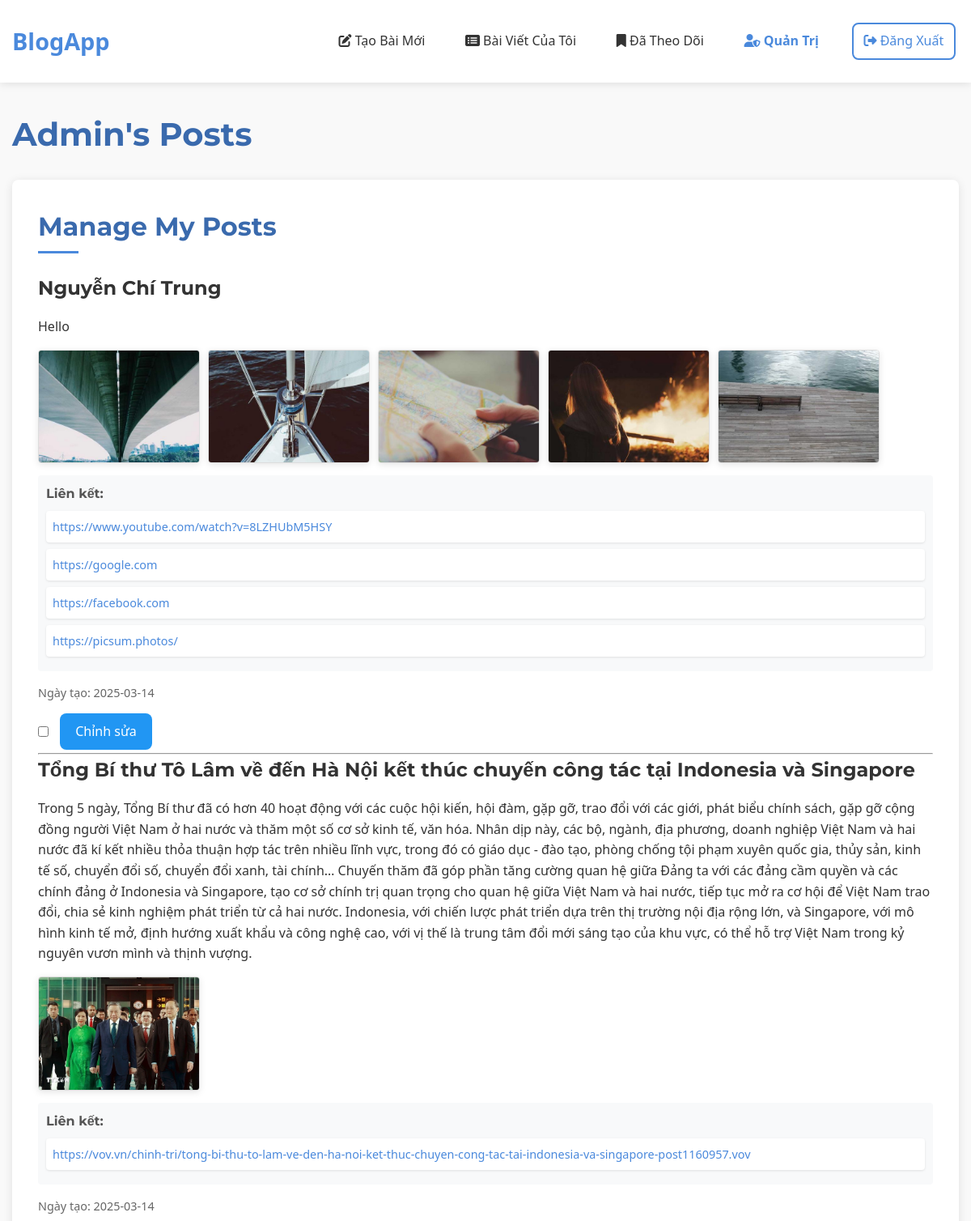
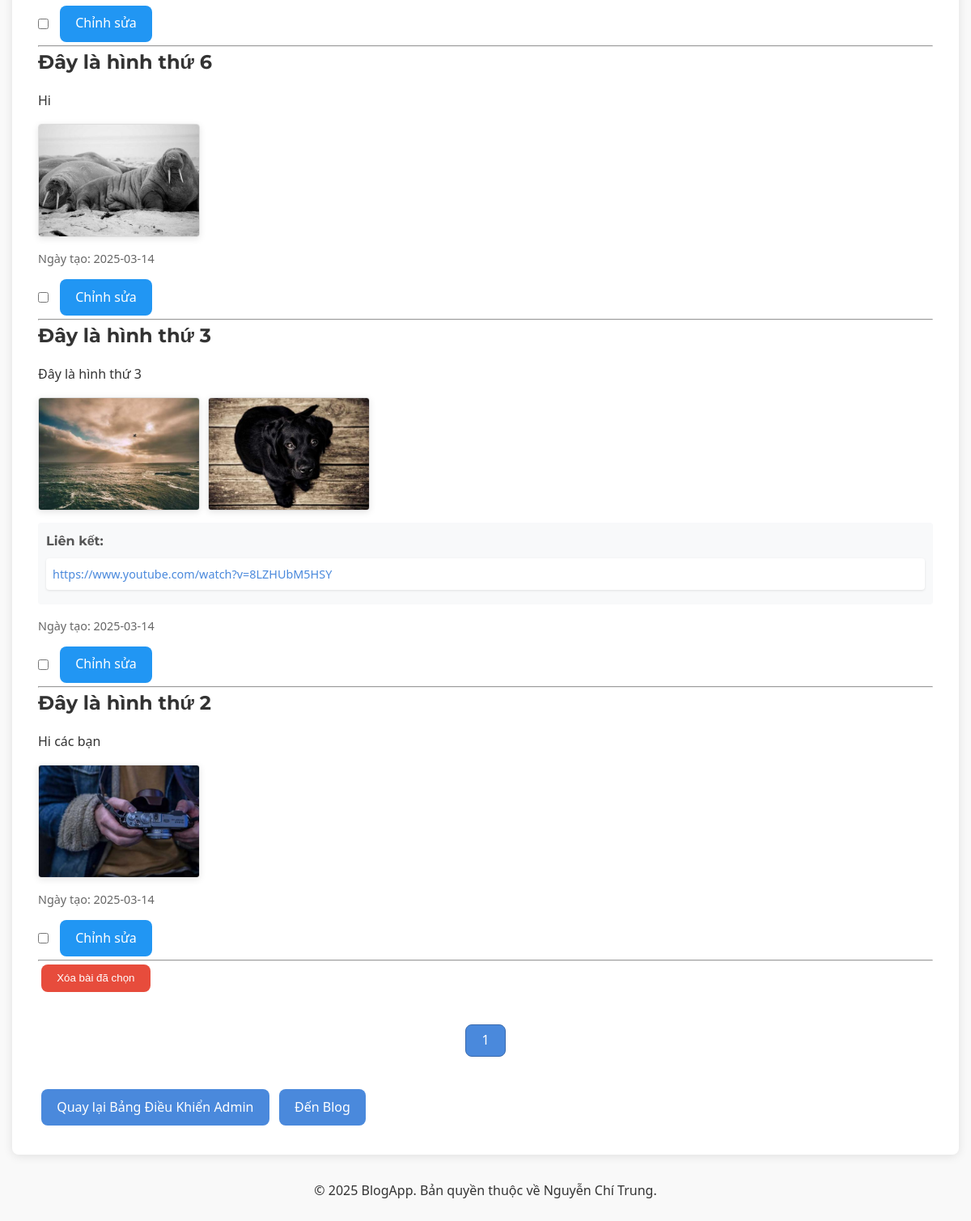
The page /admin/my_posts (signed in) on the database its author committed (2 pictures, top to bottom).
### tables this page shows
CREATE TABLE post (
  id INTEGER PRIMARY KEY AUTOINCREMENT,
  author_id INTEGER NOT NULL,
  created TIMESTAMP NOT NULL DEFAULT CURRENT_TIMESTAMP,
  title TEXT NOT NULL,
  text_content TEXT,
  FOREIGN KEY (author_id) REFERENCES user (id)
);

CREATE TABLE post_content (
  id INTEGER PRIMARY KEY AUTOINCREMENT,
  post_id INTEGER NOT NULL,
  content_type TEXT NOT NULL,  -- 'image' hoặc 'link'
  content TEXT NOT NULL,       -- đường dẫn hình ảnh hoặc URL
  display_order INTEGER NOT NULL,
  FOREIGN KEY (post_id) REFERENCES post (id) ON DELETE CASCADE
);

### flaskr/blog.py (the view)
@bp.route('/admin/my_posts')
@login_required
def admin_my_posts():
    if not g.user['is_admin']:
        return redirect(url_for('blog.blog_index'))
    db = get_db()
    page = request.args.get('page', 1, type=int)
    per_page = 10
    offset = (page - 1) * per_page
    posts_rows = db.execute(
        'SELECT p.id, p.title, p.text_content, p.created, u.username, u.id as author_id'
        ' FROM post p JOIN user u ON p.author_id = u.id'
        ' WHERE p.author_id = ? ORDER BY p.created DESC LIMIT ? OFFSET ?',
        (g.user['id'], per_page, offset)
    ).fetchall()
    posts = []
    for post_row in posts_rows:
        post = dict(post_row)
        contents = db.execute(
            'SELECT content_type, content, display_order'
            ' FROM post_content'
            ' WHERE post_id = ?'
            ' ORDER BY display_order',
            (post['id'],)
        ).fetchall()
        post['images'] = [c['content'] for c in contents if c['content_type'] == 'image']
        post['links'] = [c['content'] for c in contents if c['content_type'] == 'link']
        posts.append(post)
    total_posts = db.execute(
        'SELECT COUNT(*) FROM post WHERE author_id = ?',
        (g.user['id'],)
    ).fetchone()[0]
    total_pages = (total_posts + per_page - 1) // per_page
    return render_template('blog/admin_my_posts.html', posts=posts, page=page, total_pages=total_pages)

### flaskr/__init__.py (called while the page is built)
def create_app(test_config=None):
    app = Flask(__name__, instance_relative_config=True)
    app.config.from_mapping(
        SECRET_KEY='dev',
        DATABASE=os.path.join(app.instance_path, 'flaskr.sqlite'),
    )
    if test_config is None:
        app.config.from_pyfile('config.py', silent=True)
    else:
        app.config.from_mapping(test_config)
    try:
        os.makedirs(app.instance_path)
    except OSError:
        pass
    from . import db
    db.init_app(app)
    from . import auth
    app.register_blueprint(auth.bp)
    from . import blog
    app.register_blueprint(blog.bp)
    @app.context_processor
    def inject_utilities():
        def get_year():
            return datetime.datetime.now().year
        return {'get_year': get_year}
    @app.route('/')
    def index():
        return redirect(url_for('blog.blog_index'))
    return app

### flaskr/auth.py (called while the page is built)
@bp.before_app_request
def load_logged_in_user():
    user_id = session.get('user_id')
    if user_id is None:
        g.user = None
    else:
        g.user = get_db().execute(
            'SELECT * FROM user WHERE id = ?', (user_id,)
        ).fetchone()  # fetchone() trả về một sqlite3.Row

def login_required(view):
    @functools.wraps(view)
    def wrapped_view(**kwargs):
        if g.user is None:
            return redirect(url_for('auth.login'))
        return view(**kwargs)
    return wrapped_view

### flaskr/db.py (called while the page is built)
def get_db():
    if 'db' not in g:
        g.db = sqlite3.connect(
            current_app.config['DATABASE'],
            detect_types=sqlite3.PARSE_DECLTYPES
        )
        g.db.row_factory = sqlite3.Row
    return g.db

### flaskr/templates/blog/admin_my_posts.html (shortened to what this page needs)
{% extends 'base.html' %}
{% block header %}
  <h1>Admin's Posts</h1>
{% endblock %}
{% block content %}
<section class="admin-section">
  <h2>Manage My Posts</h2>
  <form action="{{ url_for('blog.delete_multiple_posts') }}" method="post" class="form-list">
    {% for post in posts %}
      <div class="post-item admin">
        <h3>{{ post.title }}</h3>
        {% if post.text_content %}
        <div class="post-text">
          {{ post.text_content }}
        </div>
        {% endif %}
        {% if post.images %}
        <div class="post-images">
          {% for image in post.images %}
          <div class="image-container">
            <img src="{{ image }}" alt="Hình ảnh" class="post-image">
          </div>
          {% endfor %}
        </div>
        {% endif %}
        {% if post.links %}
        <div class="post-links">
          <h4>Liên kết:</h4>
          <ul>
            {% for link in post.links %}
            <li><a href="{{ link }}" target="_blank">{{ link }}</a></li>
            {% endfor %}
          </ul>
        </div>
        {% endif %}
        <div class="post-meta">
          <span>Ngày tạo: {{ post.created.strftime('%Y-%m-%d') }}</span>
        </div>
        <div class="post-actions">
          <input type="checkbox" name="post_ids" value="{{ post.id }}">
          <a class="btn edit" href="{{ url_for('blog.update', id=post.id) }}">Chỉnh sửa</a>
        </div>
      </div>
      <hr>
    {% endfor %}
    <input class="btn danger" type="submit" value="Xóa bài đã chọn" onclick="return confirm('Bạn có chắc chắn muốn xóa bài viết đã chọn?');">
  </form>
  <div class="pagination">
    {% for p in range(1, total_pages + 1) %}
      <a class="btn {% if p == page %}active{% endif %}" href="{{ url_for('blog.admin_my_posts', page=p) }}">{{ p }}</a>
    {% endfor %}
  </div>
  <div class="navigation-links">
    <a class="btn" href="{{ url_for('blog.admin') }}">Quay lại Bảng Điều Khiển Admin</a>
    <a class="btn" href="{{ url_for('blog.blog_index') }}">Đến Blog</a>
  </div>
</section>
{% endblock %}

### flaskr/static/style.css (style rules this page uses)
:root { --primary-color: #4a89dc; --primary-dark: #3a6aad; --primary-light: #6a99e9; --secondary-color: #5cb85c; --danger-color: #e74c3c; --warning-color: #f0ad4e; --text-color: #333; --text-light: #888; --bg-color: #f9f9f9; --light-gray: #eee; --dark-gray: #555; --border-radius: 8px; --box-shadow: 0 2px 12px rgba(0, 0, 0, 0.1); --transition: all 0.3s ease; --font-primary: 'Segoe UI', Tahoma, Geneva, Verdana, sans-serif; --font-heading: 'Montserrat', sans-serif; }
* { margin: 0; padding: 0; box-sizing: border-box; }
body { font-family: var(--font-primary); color: var(--text-color); background-color: var(--bg-color); line-height: 1.6; padding-bottom: 50px; }
a { color: var(--primary-color); text-decoration: none; transition: var(--transition); }
h1, h2, h3, h4, h5, h6 { font-family: var(--font-heading); margin-bottom: 1rem; color: var(--text-color); }
h1 { font-size: 2.5rem; font-weight: 700; color: var(--primary-dark); }
h2 { font-size: 2rem; position: relative; padding-bottom: 0.5rem; margin-bottom: 1.5rem; }
h2:after { content: ''; position: absolute; left: 0; bottom: 0; height: 3px; width: 50px; background-color: var(--primary-color); }
h3 { font-size: 1.5rem; }
.btn { display: inline-block; padding: 0.6rem 1.2rem; border-radius: var(--border-radius); font-weight: 500; text-align: center; cursor: pointer; border: none; transition: var(--transition); text-transform: none; margin: 0.25rem; background-color: var(--primary-color); color: white; }
.btn.danger { background-color: var(--danger-color); color: white; }
.post-meta { font-size: 0.9rem; color: var(--text-light); display: flex; align-items: center; gap: 0.5rem; }
.post-text { margin-bottom: 1rem; line-height: 1.7; }
.post-images { display: flex; flex-wrap: wrap; gap: 10px; margin: 1rem 0; }
.image-container { position: relative; overflow: hidden; border-radius: 8px; box-shadow: 0 2px 8px rgba(0, 0, 0, 0.1); max-width: 200px; max-height: 200px; }
.post-image { width: 100%; height: 100%; object-fit: cover; transition: transform 0.3s ease; }
.post-links { background-color: var(--light-gray); border-radius: var(--border-radius); padding: 1rem; margin: 1rem 0; }
.post-links h4 { margin-bottom: 0.5rem; font-size: 1rem; color: var(--dark-gray); }
.post-links ul { list-style: none; padding-left: 0; }
.post-links li { margin-bottom: 0.5rem; }
.post-links a { display: block; padding: 0.5rem; background-color: white; border-radius: 4px; font-size: 0.9rem; box-shadow: 0 1px 3px rgba(0, 0, 0, 0.1); transition: var(--transition); overflow: hidden; text-overflow: ellipsis; white-space: nowrap; }
.post-actions { display: flex; gap: 0.5rem; align-items: center; }
.pagination { display: flex; justify-content: center; gap: 0.5rem; margin: 2rem 0; }
.pagination .btn { min-width: 40px; height: 40px; display: flex; align-items: center; justify-content: center; background-color: white; color: var(--text-color); border: 1px solid var(--light-gray); }
.pagination .btn.active { background-color: var(--primary-color); color: white; border-color: var(--primary-dark); }
.admin-section { background-color: white; border-radius: var(--border-radius); box-shadow: var(--box-shadow); padding: 2rem; margin-bottom: 2rem; }
.admin-section h2 { color: var(--primary-dark); margin-bottom: 1.5rem; }

### flaskr/templates/blog/admin_my_posts.html (style rules this page uses)
.post-images { display: flex; flex-wrap: wrap; gap: 10px; margin: 15px 0; }
.image-container { max-width: 200px; max-height: 200px; overflow: hidden; border: 1px solid #ddd; border-radius: 4px; }
.post-image { width: 100%; height: 100%; object-fit: cover; }
.post-links { margin: 15px 0; padding: 10px; background-color: #f8f9fa; border-radius: 4px; }
.post-text { margin: 15px 0; line-height: 1.6; }
.post-actions { margin-top: 10px; display: flex; align-items: center; gap: 10px; }
.edit { background-color: #2196F3; color: white; }
.post-meta { font-size: 0.9em; color: #666; margin-top: 10px; }

### rows shown on the page
post: title "Nguyễn Chí Trung", text_content "Hello", created "2025-03-14"
post_content: content (picture)
post_content: content (picture)
post_content: content (picture)
post_content: content (picture)
post_content: content (picture)
post_content: content "https://www.youtube.com/watch?v=8LZHUbM5HSY"
post_content: content "https://google.com"
post_content: content "https://facebook.com"
post_content: content "https://picsum.photos/"
post: title "Tổng Bí thư Tô Lâm về đến Hà Nội kết thúc chuyến công tác tại Indonesia và Singapore", text_content "Trong 5 ngày, Tổng Bí thư đã có hơn 40 hoạt động với các cuộc hội kiến, hội đàm, gặp gỡ, trao đổi với các giới, phát biểu chính sách, gặp gỡ cộng đồng người Việt Nam ở hai nước và thăm một số cơ sở kinh tế, văn hóa. Nhân dịp này, các bộ, ngành, địa phương, doanh nghiệp Việt Nam và hai nước đã kí kết nhiều thỏa thuận hợp tác trên nhiều lĩnh vực, trong đó có giáo dục - đào tạo, phòng chống tội phạm xuyên quốc gia, thủy sản, kinh tế số, chuyển đổi số, chuyển đổi xanh, tài chính… Chuyến thăm đã góp phần tăng cường quan hệ giữa Đảng ta với các đảng cầm quyền và các chính đảng ở Indonesia và Singapore, tạo cơ sở chính trị quan trọng cho quan hệ giữa Việt Nam và hai nước, tiếp tục mở ra cơ hội để…", created "2025-03-14"
post_content: content (picture)
post_content: content "https://vov.vn/chinh-tri/tong-bi-thu-to-lam-ve-den-ha-noi-ket-thuc-chuyen-cong-tac-tai-indonesia-va-singapore-post1160957.vov"
post: title "Đây là hình thứ 6", text_content "Hi", created "2025-03-14"
post_content: content (picture)
post: title "Đây là hình thứ 3", text_content "Đây là hình thứ 3", created "2025-03-14"
post_content: content (picture)
post_content: content (picture)
post_content: content "https://www.youtube.com/watch?v=8LZHUbM5HSY"
post: title "Đây là hình thứ 2", text_content "Hi các bạn", created "2025-03-14"
post_content: content (picture)

### other values the page prints
{{ p }} "1"
{{ get_year() }} "2025"
